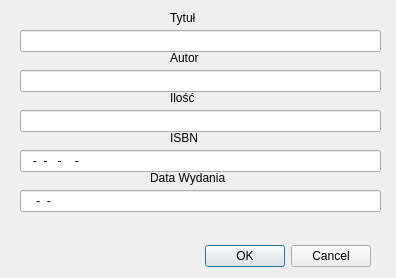
<?xml version="1.0" encoding="UTF-8"?>
<ui version="4.0">
 <class>Dialog</class>
 <widget class="QDialog" name="Dialog">
  <property name="geometry">
   <rect>
    <x>0</x>
    <y>0</y>
    <width>396</width>
    <height>278</height>
   </rect>
  </property>
  <property name="windowTitle">
   <string>Dialog</string>
  </property>
  <widget class="QDialogButtonBox" name="buttonBox">
   <property name="geometry">
    <rect>
     <x>30</x>
     <y>240</y>
     <width>341</width>
     <height>32</height>
    </rect>
   </property>
   <property name="orientation">
    <enum>Qt::Horizontal</enum>
   </property>
   <property name="standardButtons">
    <set>QDialogButtonBox::Cancel|QDialogButtonBox::Ok</set>
   </property>
  </widget>
  <widget class="QLineEdit" name="lineEdit">
   <property name="geometry">
    <rect>
     <x>20</x>
     <y>30</y>
     <width>361</width>
     <height>22</height>
    </rect>
   </property>
   <property name="echoMode">
    <enum>QLineEdit::Normal</enum>
   </property>
  </widget>
  <widget class="QLineEdit" name="lineEdit_2">
   <property name="geometry">
    <rect>
     <x>20</x>
     <y>70</y>
     <width>361</width>
     <height>22</height>
    </rect>
   </property>
  </widget>
  <widget class="QLineEdit" name="lineEdit_3">
   <property name="geometry">
    <rect>
     <x>20</x>
     <y>110</y>
     <width>361</width>
     <height>22</height>
    </rect>
   </property>
   <property name="inputMethodHints">
    <set>Qt::ImhNone</set>
   </property>
   <property name="inputMask">
    <string>0000</string>
   </property>
  </widget>
  <widget class="QLineEdit" name="lineEdit_4">
   <property name="geometry">
    <rect>
     <x>20</x>
     <y>150</y>
     <width>361</width>
     <height>22</height>
    </rect>
   </property>
   <property name="inputMethodHints">
    <set>Qt::ImhDigitsOnly</set>
   </property>
   <property name="inputMask">
    <string>000-00-000-0000-0</string>
   </property>
  </widget>
  <widget class="QLineEdit" name="lineEdit_5">
   <property name="geometry">
    <rect>
     <x>20</x>
     <y>190</y>
     <width>361</width>
     <height>22</height>
    </rect>
   </property>
   <property name="inputMask">
    <string>0000-00-00</string>
   </property>
  </widget>
  <widget class="QLabel" name="label">
   <property name="geometry">
    <rect>
     <x>170</x>
     <y>10</y>
     <width>49</width>
     <height>16</height>
    </rect>
   </property>
   <property name="text">
    <string>Tytuł</string>
   </property>
  </widget>
  <widget class="QLabel" name="label_2">
   <property name="geometry">
    <rect>
     <x>170</x>
     <y>50</y>
     <width>49</width>
     <height>16</height>
    </rect>
   </property>
   <property name="text">
    <string>Autor</string>
   </property>
  </widget>
  <widget class="QLabel" name="label_3">
   <property name="geometry">
    <rect>
     <x>170</x>
     <y>90</y>
     <width>49</width>
     <height>16</height>
    </rect>
   </property>
   <property name="text">
    <string>Ilość</string>
   </property>
  </widget>
  <widget class="QLabel" name="label_4">
   <property name="geometry">
    <rect>
     <x>170</x>
     <y>130</y>
     <width>49</width>
     <height>16</height>
    </rect>
   </property>
   <property name="text">
    <string>ISBN</string>
   </property>
  </widget>
  <widget class="QLabel" name="label_5">
   <property name="geometry">
    <rect>
     <x>150</x>
     <y>170</y>
     <width>81</width>
     <height>16</height>
    </rect>
   </property>
   <property name="text">
    <string>Data Wydania</string>
   </property>
  </widget>
 </widget>
 <resources/>
 <connections>
  <connection>
   <sender>buttonBox</sender>
   <signal>accepted()</signal>
   <receiver>Dialog</receiver>
   <slot>accept()</slot>
   <hints>
    <hint type="sourcelabel">
     <x>248</x>
     <y>254</y>
    </hint>
    <hint type="destinationlabel">
     <x>157</x>
     <y>274</y>
    </hint>
   </hints>
  </connection>
  <connection>
   <sender>buttonBox</sender>
   <signal>rejected()</signal>
   <receiver>Dialog</receiver>
   <slot>reject()</slot>
   <hints>
    <hint type="sourcelabel">
     <x>316</x>
     <y>260</y>
    </hint>
    <hint type="destinationlabel">
     <x>286</x>
     <y>274</y>
    </hint>
   </hints>
  </connection>
 </connections>
</ui>
